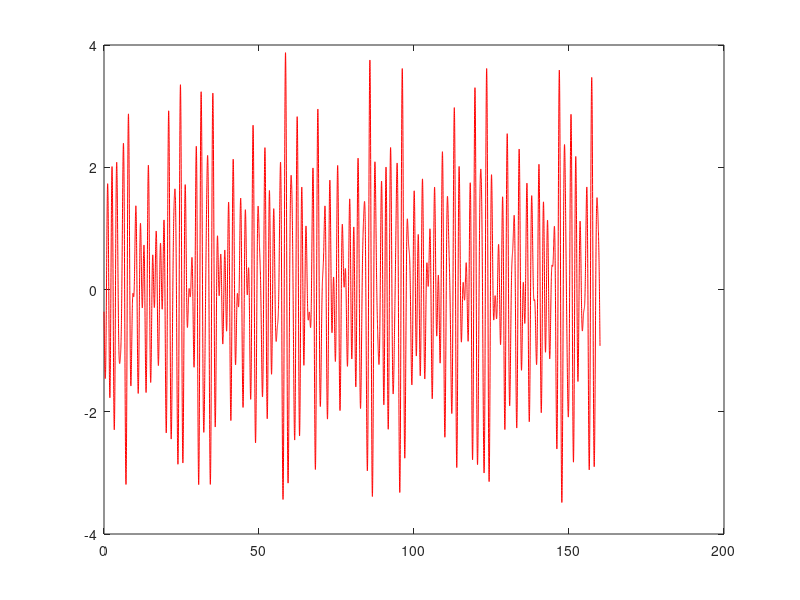

Here is the MATLAB script that generated this plot:
p = 0.1;
T = [1.3, 1.7, 1.8, 2.1];
phase = 2 * pi * [0.25, -0.25, 0.7, 0.4];
a = 2 * pi ./ T;
amp = [2, 4, 1.7, 2.1];
 p = 0.01;
t = 0 : p : 160;
Y = zeros(size(T, 2), length(t));
sum = zeros(size(t));

for i = 1 : size(T, 2)
    Y(i,:) = sin( a(i) * t + phase(i));
    sum = sum + Y(i,:);
end

% for i = 1 : size(T, 2)
%     plot(t, Y(i,:));
%     hold on;
% end

plot(t,sum,'r');